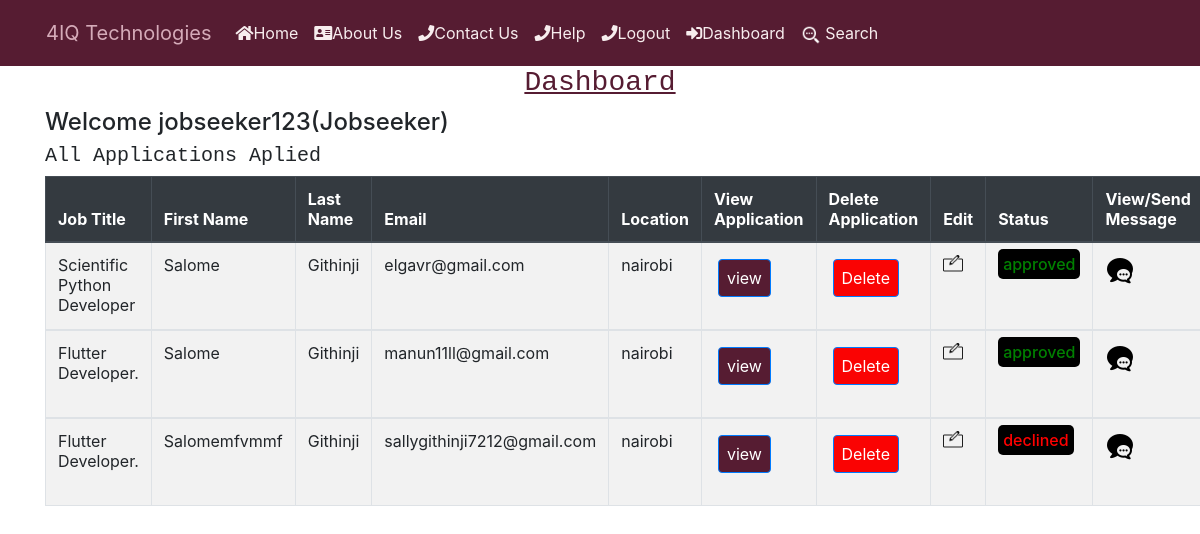
The page /users/dashboard (signed in) on the database as committed earlier.
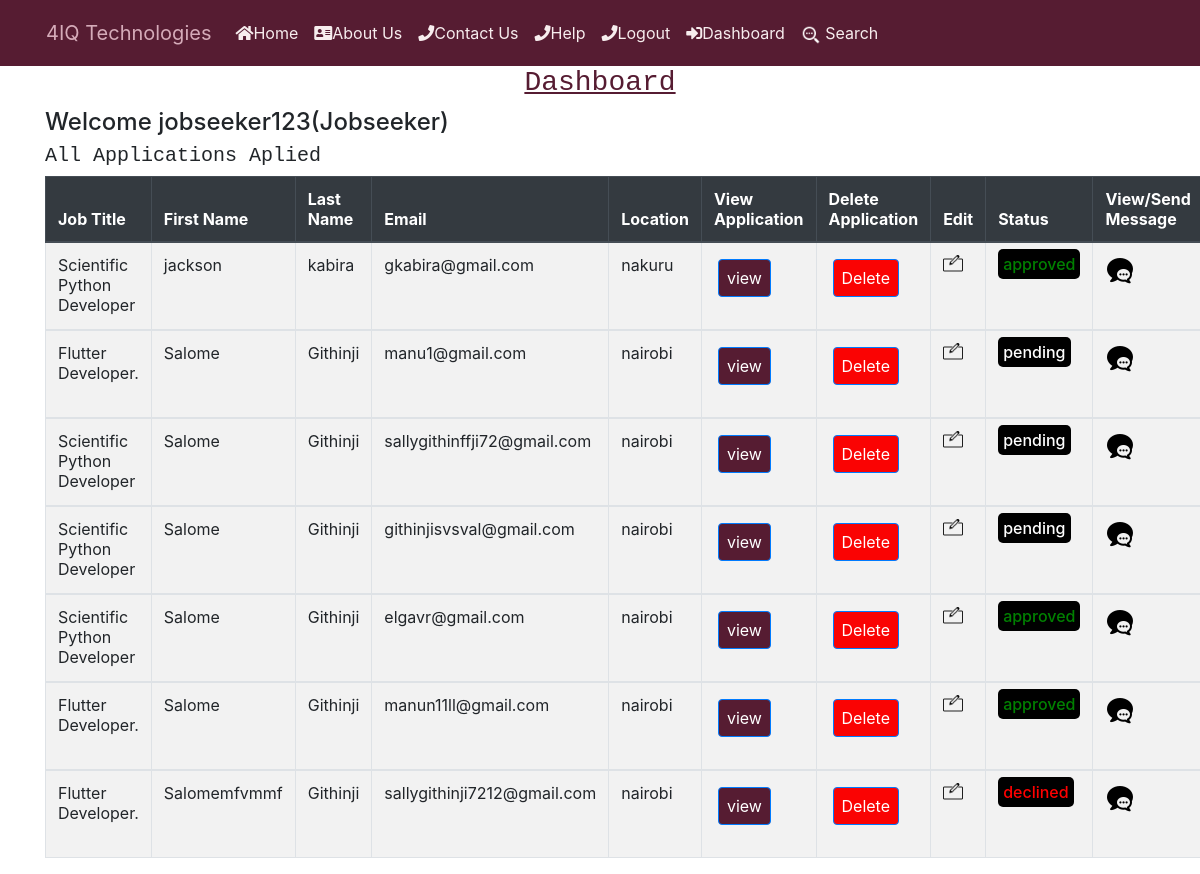
The same page on the database as committed later.
### users/models.py (models this page shows)
class Userprofile(models.Model):
    user = models.OneToOneField(User, related_name="userprofile", on_delete=models.CASCADE)
    is_employer = models.BooleanField(default=False)

### job/models.py (models this page shows, shortened)
class Application(models.Model):
    APPROVED = 'approved'
    PENDING = 'pending'
    DECLINED = 'declined'
    CHOICES_STATUS = (
        (APPROVED,'Approved'),
        (PENDING,'Pending' ),
        (DECLINED,'Declined' )
     )
    job = models.ForeignKey(Job,
                            related_name='applications',
                             on_delete=models.CASCADE)
    first_name = models.CharField(max_length=200, null=True, blank=True)
    last_name = models.CharField(max_length=200, null=True, blank=True)
    date_of_birth = models.CharField(max_length=20, blank=True, null=True)
    gender = models.CharField(max_length=1,
                              choices=GENDER,
                              blank=False,
                              null=True)
    email = models.EmailField(max_length=70, blank=True, unique=True)
    location = models.CharField(
        max_length=104,
        null=True
    )
    mobile = models.IntegerField(null=True, blank=True)
    education   = models.CharField( max_length=2553, null=True, blank=True)
    content = models.TextField()
    experience = models.TextField()
    resume  = models.FileField( upload_to="resumes/", null=True, blank=True)
    created_at = models.DateTimeField(auto_now_add=True,null=False)
    status = models.CharField(max_length=20,choices=CHOICES_STATUS,default='pending')
    created_by = models.ForeignKey(User,
                                   related_name="applications",
                                   on_delete=models.CASCADE)
    class Meta:
        ordering = ['-created_at']

class Job(models.Model):
    COMPUTER_SUPPORT_SPECIALIST = 'Computer Support Specialist'
    HARDWARE_ENGINEER = 'Hardware Engineer'
    COMPUTER_SYSTEM_ANALYST = 'Computer System Analyst'
    SOFTWARE_DEVELOPER = 'Software Developer'
    PROGRAMMER = 'Programmer'
    WEB_DEVELOPER = 'Web Developer'
    NETWORK_ENGINEER = 'Network Engineer'
    SOFTWARE_TESTER = 'Software Tester'
    FRONTEND_DEVELOPER = "Frontend Developer"
    BACKEND_DEVELOPER = "Backend Developer"
    CHOICES_SIZE =   ( (COMPUTER_SUPPORT_SPECIALIST ,'COMPUTER_SUPPORT_SPECIALIST'),
    ( HARDWARE_ENGINEER ,'HARDWARE_ENGINEER'),
    ( COMPUTER_SYSTEM_ANALYST, 'COMPUTER_SYSTEM_ANALYST' ),
    ( SOFTWARE_DEVELOPER, 'SOFTWARE_DEVELOPER'),
    ( PROGRAMMER , 'PROGRAMMER'),
    ( WEB_DEVELOPER,'WEB_DEVELOPER'),
    ( NETWORK_ENGINEER,'NETWORK_ENGINEER'),
    ( SOFTWARE_TESTER,'SOFTWARE_TESTER'),
    (FRONTEND_DEVELOPER,"FRONTEND_DEVELOPER"),
    (BACKEND_DEVELOPER,"BACKEND_DEVELOPER")
    )
    ACTIVE = 'active'
    EMPLOYED = 'employed'
    ARCHIVED = 'archived'
    CHOICES_STATUS = (
        (EMPLOYED,'Employed'),
        (ACTIVE,'Active' ),
        (ARCHIVED,'Archived' )
     )
    title = models.CharField(max_length=200)
    created_at = models.DateTimeField(auto_now_add=True)
    skillset_required = models.TextField(null=True)
    about_job= models.TextField(blank=True, null=True)
    image = models.ImageField(upload_to="covers/",null=True,blank=True)
    experience = models.CharField(max_length=100,null=True)
    salary = models.CharField(max_length=50,null=True)
    deadline = models.CharField(max_length=50,null=True)
    department_name = models.CharField( max_length=30,choices=CHOICES_SIZE)
    created_by = models.ForeignKey(User,
                                   related_name="jobs",
                                   on_delete=models.CASCADE)
    status = models.CharField(max_length=20,choices=CHOICES_STATUS,default='active')
    class Meta:
        ordering = ['-created_at']

### users/views.py (the view)
# urls.py: path("dashboard", views.dashboard, name="dashboard"),
@user_passes_test(lambda user: user.is_authenticated)
def dashboard(request):
   return render ( request,'dashboard.html' ,{'userprofile': request.user.userprofile})

### notification/context_processors.py (called while the page is built)
def notifications(request):
    if request.user.is_authenticated:
        return {
            'notificactions': request.user.notifications.filter(is_read=False)
        }
    else:
        return {'notifications': []}

### users/templates/dashboard.html (shortened to what this page needs)
{% include 'header.html' %}
{% load static %}
{% block content %}
  <div class="container">
    <h3 class="title">
      <center style="text-decoration: underline; color: #561c32 ;font-family: 'Courier New', Courier, monospace;">Dashboard</center>
    </h3>
    {% if userprofile.is_employer %}
    {% if messages %}
        <ul class="alert alert-danger">
            {% for message1 in messages %}
                <li>{{ message1 }}</li>
                <script>
                  setTimeout(function () {
                    document.getElementById("alert").style.display = "none";
                  }, 5000);
                </script>
            {% endfor %}
        </ul>
    {% endif %}
<h4 class="subtitle">Welcome  {{userprofile.user}}
  (Employer)
</h4>
<div style="display: flex;">
  <div><a href="{% url 'job:add'  %}">
    <input
    type="submit"
    value="Add Job"
    class="m-1 px-5 btn btn-primary"
    style="background-color: #561c32"
    />
  </div>
  <div><a href="{% url 'job:job_pdf'  %}">
    <input
    type="submit"
    value="Job PDF"
    class="m-1 px-5 btn btn-primary"
    style="background-color: #561c32"
    /> <a href=""></a>
  </div>
</div>
<h3 class="subtitle">View all jobs posted</h3>
<table class="table table table-striped table-bordered">
  <thead class="thead-dark">
    <tr>
      <th scope="col">Job Id</th>
      <th scope="col">Job name</th>
      <th scope="col">Date created</th>
      <th scope="col">View Aplicants</th>
      <th scope="col">Edit Job</th>
    </tr>
  </thead>
  <tbody>
    {% for job in request.user.jobs.all %}
    <tr>
      <th scope="row">   {{ job.id }} </a></th>
      <td>  {{ job.title }} ({{job.get_status_display}})</td>
      <td>  {{ job.created_at }}</td>
      <td><a href="{% url 'view_dashboard_job' job.id%}"><i class="fas fa-bars"></i> Candidates</td>
        <td>
          <a href="{% url 'job:edit' job.id %}">
            <img src="{% static 'edit.png' %}" width= "20" height="20"alt="My Image">
          </a>
    </tr>
    {% empty %}
    <p>You have not posted any jobs yet...</p>
    {% endfor %}
  </tbody>
</table>
{% else %}
<h4 class="subtitle">Welcome {{userprofile.user}}(Jobseeker) </h4>
<h5 class="subtitle" style="font-family: 'Courier New', Courier, monospace;">All Applications Aplied</h5>
<table class="table table-striped table-bordered" style="width: 100%">
  <thead class="thead-dark">
    <tr>
      <th scope="col">Job Title</th>
      <th scope="col">First Name</th>
      <th scope="col">Last Name</th>
      <th scope="col">Email</th>
      <th scope="col">Location</th>
      <th scope="col">View Application</th>
      <th scope="col">Delete Application</th>
      <th scope="col">Edit </th>
      <th scope="col">Status </th>
      <th scope="col">View/Send Message</th>
    </tr>
  </thead>
  {% for application in request.user.applications.all %}
  <tbody>
    <tr>
      <td>{{ application.job.title }}</td>
      <td>{{ application.first_name }}</td>
      <td>{{ application.last_name }}</td>
      <td>{{ application.email }}</td>
      <td>{{ application.location }}</td>
      <td>
        <a
        href="{% url 'view_application' application.id %}
        "
        >
        <input
        type="submit"
        value="view"
        class="m-1 px-2 btn btn-primary"
          style="background-color: #561c32"
          />
        </a>
      </td>
      <td>
        <form action="{% url 'job:delete_application' application.id %}" method="post">
          <input type="submit" value="Delete"   class="m-1 px-2 btn btn-primary"
          style="background-color: #fa0303" onclick="return confirmDelete();">
        </form>
      </td>
      <td>
        <a href="{% url 'job:edit_app' application.id %}">
          <img src="{% static 'edit.png' %}" width= "20" height="20" alt="My Image">
        </a>
      </td>
      <td>
    {%if application.status == 'pending'%}
    <h6> <span style="color: white; border-radius: 5px; padding: 5px; background-color: black">{{application.status}}</span> </h6>
    {%elif application.status == 'approved'%}
    <h6> <span style="color: green; border-radius: 5px; padding: 5px; background-color: black">{{application.status}}</span> </h6>
    {%elif application.status == 'declined'%}
    <h6> <span style="color: red; border-radius: 5px; padding: 5px; background-color: black">{{application.status}}</span> </h6>
    {%endif%}
  </td>
<td>
  <a href="{% url 'view_application' application.id%}">
    <img src="{% static 'mesage.png' %}" width= "30" height="30" alt="My Image">
  </a>
</td>
    </tr>
  </tbody>
    {% empty %}
  <p>You have not applied for any jobs yet..</p>
  {% endfor %}
</table>
{% endif %}
</div>
{% endblock %}

### employee/templates/header.html (shortened to what this page needs)
<html lang="en">
<head>
    {% load static %}
    <link rel="stylesheet" href="{% static 'css/mystyle.css' %}">
    <link
    rel="stylesheet"
    href="https://stackpath.bootstrapcdn.com/bootstrap/4.4.1/css/bootstrap.min.css"
     />
    <link
    rel="stylesheet"
    href="https://stackpath.bootstrapcdn.com/font-awesome/4.7.0/css/font-awesome.min.css"
    />
   <link rel="stylesheet" href="https://maxcdn.bootstrapcdn.com/bootstrap/4.3.1/css/bootstrap.min.css">
   <link rel="stylesheet" href="https://use.fontawesome.com/releases/v5.6.3/css/all.css">
</head>
<body>
    <nav class="navbar navbar-expand-lg  " style="display: flex; background-color: #561C32;" >
    <div class="collapse navbar-collapse" id="navbar" style="padding: 5px 30px">
        <div class="navbar-nav" style="width: 100%;">
            <a class="navbar-brand" style="color: #D5ABB9" href="{% url 'employee:base' %}">4IQ Technologies</a>
            <a style="color: white;" class="nav-item nav-link" id="home" href="{% url 'employee:base' %}">
            <i class="fa fa-home"></i>Home</a>
            <a
            style="color: white; "
            class="nav-item nav-link"
            href="{% url 'employee:about'%}"
            ><i class="fas fa-address-card"></i>About Us</a>
            <a
            style="color: white;"
            class="nav-item nav-link"
            href="{% url 'employee:contact'%}"
            ><i class="fas fa-phone"></i>Contact Us</a
            >
            <a
            style="color: white;"
            class="nav-item nav-link"
            href="{% url 'employee:help'%}"
            ><i class="fas fa-phone"></i>Help</a
            >
           {% if request.user.is_authenticated %}
           <a
           style="color: white;"
           class="nav-item nav-link"
           href="{% url 'employee:logout' %}"
           ><i class="fas fa-phone"></i>Logout</a
           >
            {% endif %}
            {% if request.user.is_authenticated %}
            <a
            style="color: white;"
            class="nav-item nav-link"
            href="{% url 'dashboard' %}"
            ><i class="fas fa-sign-in-alt fa-beat"></i>Dashboard</a
            >
            <a
            style="color: white;"
            class="nav-item nav-link"
            href="{% url 'job:search' %}"
            >
            <img style="font-size: 20px;" src="{% static 'newsearch.png' %}" width="20" height="20"alt="My Image">
            Search</a
            >
            {% endif %}
          </div>
        </div>
      </nav>
</body>
</html>

### employee/static/css/mystyle.css (style rules this page uses)
.nav-link { color: #f7edee !important; }

Rows that differ between the two databases and show on the page:
added Application: job "Scientific Python Developer", first_name "jackson", last_name "kabira", email "gkabira@gmail.com", location "nakuru", status "approved"
added Application: job "Flutter Developer.", first_name "Salome", last_name "Githinji", email "manu1@gmail.com", location "nairobi", status "pending"
added Application: job "Scientific Python Developer", first_name "Salome", last_name "Githinji", email "sallygithinffji72@gmail.com", location "nairobi", status "pending"
added Application: job "Scientific Python Developer", first_name "Salome", last_name "Githinji", email "githinjisvsval@gmail.com", location "nairobi", status "pending"
